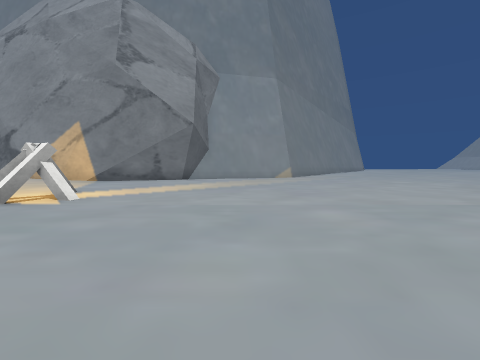
[1] (above)

18 first-person views from a walk through a Unity game level. The camera is 1.4 m above the floor, tilts 4° down and sees 90° across. The floor is counted in squares, 2 m on a side. Each view is taken from the middle of a square. On the plan, view 1 faces up. The plan holds only what a view shows up to about 9 squares ahead; the rest is blank. The place goes on beyond the plan. Some surface patterns are stand-ins.

[2]
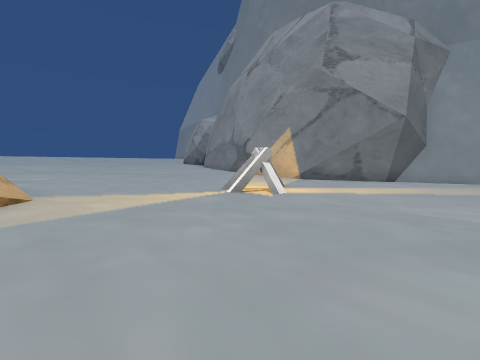

[3]
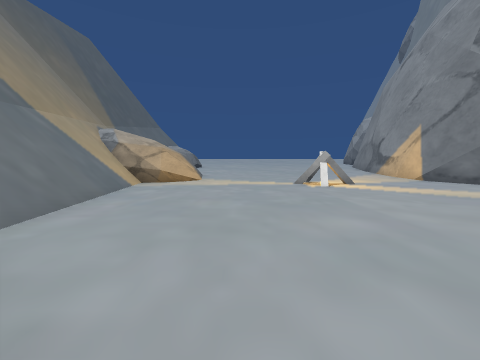

[4]
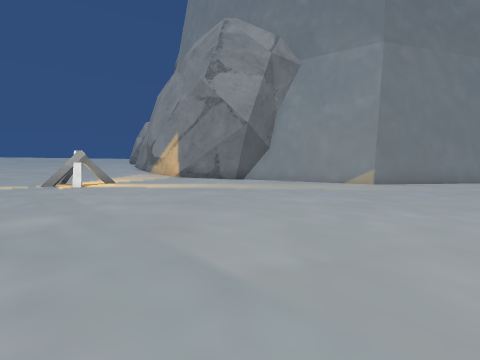

[5]
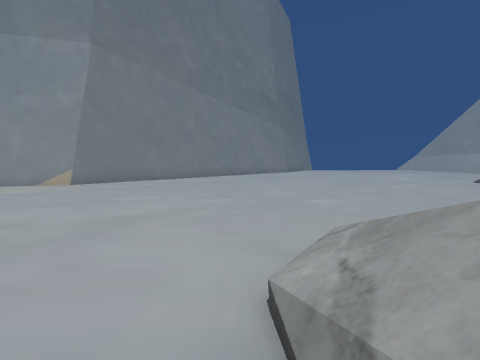

[6]
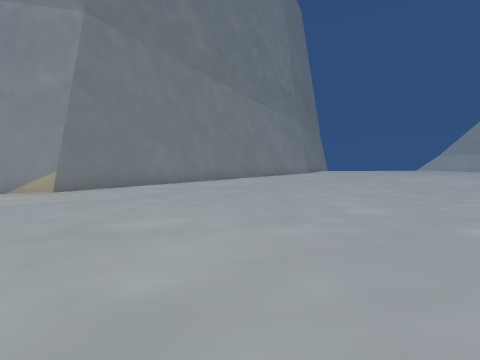

[7]
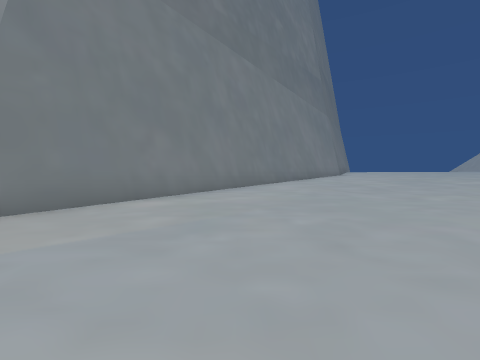

[8]
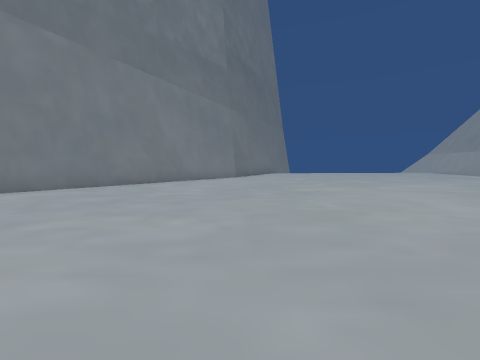

[9]
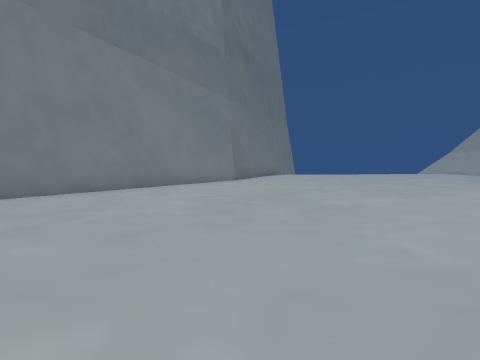

[10]
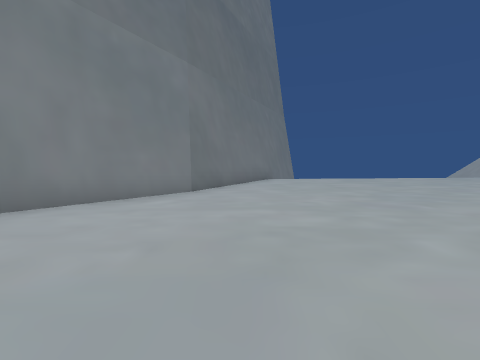

[11]
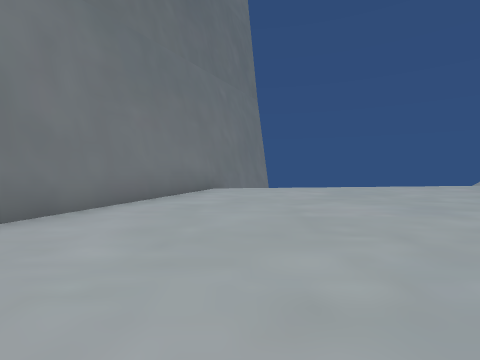

[12]
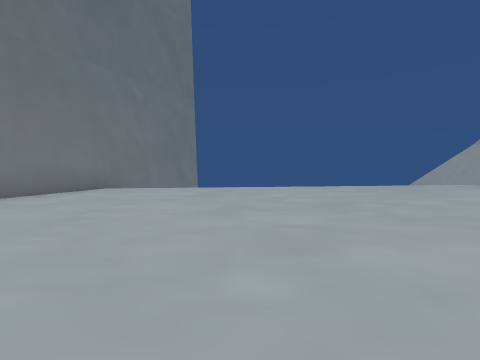

[13]
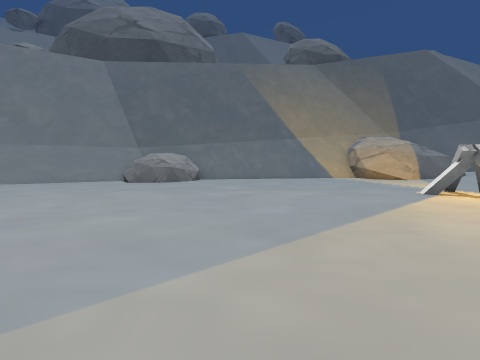

[14]
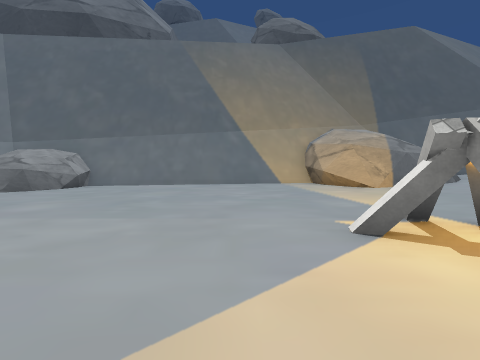

[15]
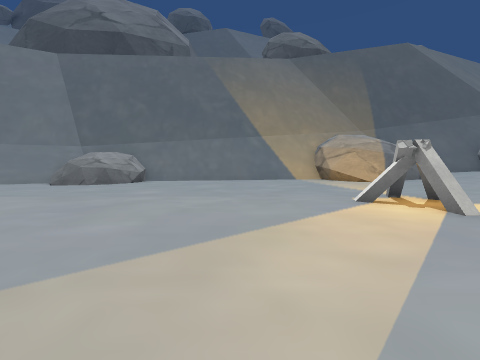

[16]
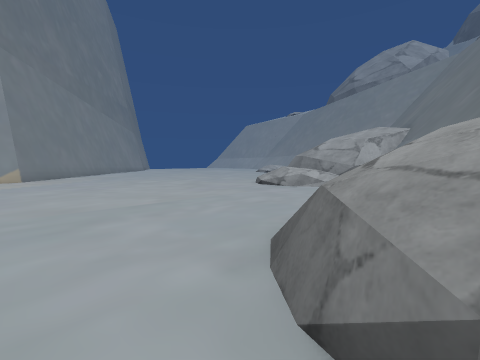

[17]
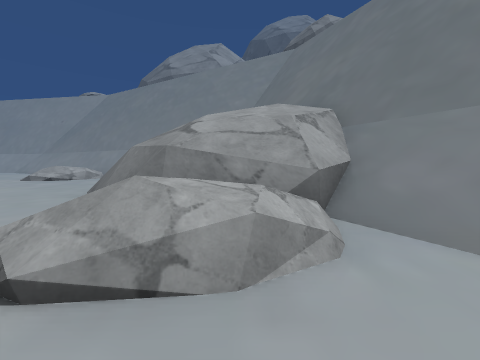

[18]
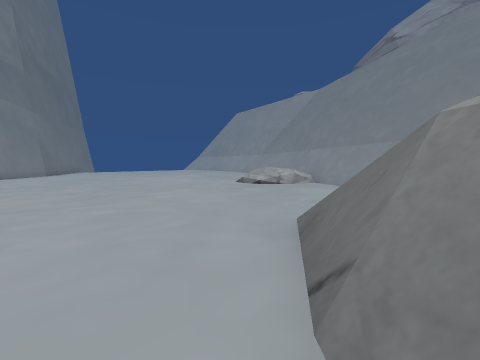

### Floor plan
Key: @ floor where view 1 was taken; # wall or solid block; . main floor; : floor 2 m higher than the main floor; / step, stairs or slope; = window, fence, low wall or low ledge; v drop or lower ground; O other object.
Columns run from 5 left of view 1 to 20 right of it. Each row starts with its distance up from view 1.
 30                     #v
 29                    ##
 28                    #vvv
 27                   ##......
 26                   #.......
 25                  ##.......
 24                 ##........
 23                 #.........
 22                ##.........
 21               ##..........
 20              ##...........
 19             ##............
 18             #............
 17            ##...........
 16           ##...........
 15          ##...........
 14         ##...........
 13        ##.............
 12      ###............../
 11   ####................//
 10 ###....................//
  9 .......................//#
  8 .....................  /##
  7 .................==     #
  6 ..............//#/
  5 .O.........../////
  4 OO............/////
  3 ............../////  #
  2 .............////=####
  1 ......../#=////#####
  0 .....@..=:=// ###
 -1 #..=########
 -2 ######

Positions as (right, up) in squares from view 1, and headings:
1: (0, 0), facing up
2: (0, 0), facing up-left
3: (4, 2), facing left
4: (5, 3), facing up-left
5: (8, 4), facing up
6: (7, 6), facing up
7: (6, 9), facing up
8: (12, 11), facing up
9: (12, 13), facing up
10: (13, 17), facing up
11: (15, 21), facing up
12: (18, 21), facing up
13: (1, 10), facing down
14: (-2, 7), facing down
15: (-1, 9), facing down
16: (2, 0), facing up-right
17: (7, 4), facing right
18: (10, 6), facing up-right
